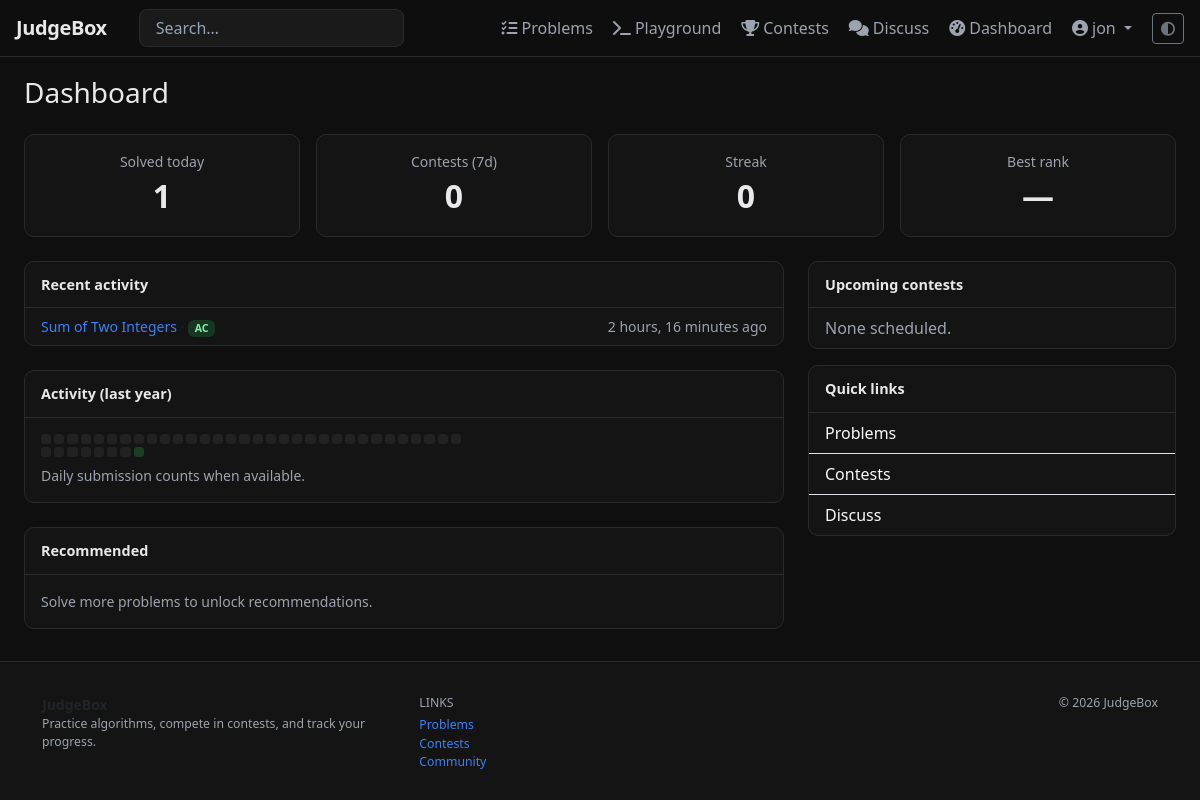
The page /accounts/dashboard/ (signed in) on the database its author committed.
### compiler/models.py (models this page shows, shortened)
class CodeSubmission(models.Model):
    user = models.ForeignKey(
        settings.AUTH_USER_MODEL,
        on_delete=models.CASCADE,
        null=True,
        blank=True,
        related_name="code_submissions",
    )
    problem = models.ForeignKey(
        "problems.Problem",
        on_delete=models.CASCADE,
        null=True,
        blank=True,
        related_name="submissions",
    )
    language = models.CharField(max_length=10, choices=LANGUAGE_CHOICES)
    code = models.TextField()
    input_data = models.TextField(blank=True, null=True)
    output_data = models.TextField(blank=True, null=True)
    passed = models.BooleanField(default=False)
    verdict = models.CharField(max_length=32, blank=True, default="")
    runtime_ms = models.IntegerField(null=True, blank=True)
    memory_kb = models.IntegerField(null=True, blank=True)
    submitted_at = models.DateTimeField(auto_now_add=True)
    class Meta:
        ordering = ["-submitted_at"]

### problems/models.py (models this page shows, shortened)
class Problem(models.Model):
    title = models.CharField(max_length=200)
    slug = models.SlugField(unique=True)  # for cleaner URLs
    statement = models.TextField()
    input_format = models.TextField()
    output_format = models.TextField()
    constraints = models.TextField()
    sample_input = models.TextField()
    sample_output = models.TextField()
    difficulty = models.CharField(
        max_length=10, choices=DIFFICULTY_CHOICES, default="medium", db_index=True
    )
    tags = models.CharField(
        max_length=500,
        blank=True,
        default="",
        help_text="Comma-separated tags",
    )
    created_at = models.DateTimeField(auto_now_add=True)
    discussion_count = models.PositiveIntegerField(default=0)
    class Meta:
        ordering = ["-created_at", "id"]

### accounts/views.py (the view)
# urls.py: path("dashboard/", dashboard_view, name="dashboard"),
@login_required
def dashboard_view(request):
    user = request.user
    today = timezone.now().date()
    week_ago = today - timedelta(days=7)
    solved_today = (
        CodeSubmission.objects.filter(user=user, passed=True, submitted_at__date=today, problem__isnull=False)
        .values("problem")
        .distinct()
        .count()
    )
    contests_week = ContestRegistration.objects.filter(user=user, registered_at__date__gte=week_ago).count()
    subs = CodeSubmission.objects.filter(user=user, problem__isnull=False).order_by("-submitted_at")[:15]
    solved_recent = CodeSubmission.objects.filter(user=user, passed=True).order_by("-submitted_at")[:8]
    heatmap = {}
    for row in (
        CodeSubmission.objects.filter(user=user, submitted_at__gte=today - timedelta(days=365))
        .annotate(d=TruncDate("submitted_at"))
        .values("d")
        .annotate(c=Count("id"))
    ):
        if row["d"]:
            heatmap[row["d"].isoformat()] = row["c"]
    heatmap_cells = []
    for i in range(40):
        d = today - timedelta(days=39 - i)
        heatmap_cells.append(min(4, heatmap.get(d.isoformat(), 0)))
    recommended = []
    try:
        from problems.models import Problem
        from problems.stats import annotate_problems_for_user
        pool = Problem.objects.exclude(
            id__in=CodeSubmission.objects.filter(user=user, passed=True).values_list("problem_id", flat=True)
        )[:12]
        recommended = annotate_problems_for_user(pool, user)[:6]
    except Exception:
        pass
    now = timezone.now()
    upcoming = Contest.objects.filter(start_time__gt=now).order_by("start_time")[:5]
    return render(
        request,
        "dashboard.html",
        {
            "solved_today": solved_today,
            "contests_week": contests_week,
            "streak": 0,
            "best_rank": "—",
            "recent_submissions": subs,
            "recent_solved": solved_recent,
            "heatmap": heatmap,
            "heatmap_cells": heatmap_cells,
            "recommended": recommended,
            "upcoming_contests": upcoming,
        },
    )

### problems/stats.py (called while the page is built, shortened)
def annotate_problems_for_user(queryset, user):
    problems = list(queryset)
    pids = [p.id for p in problems]
    if not pids:
        return problems

### templates/dashboard.html (shortened to what this page needs)
{% extends "base.html" %}
{% load static %}
{% block content %}
<h1 class="h3 mb-4">Dashboard</h1>
<div class="row g-3 mb-4">
  <div class="col-6 col-md-3">
    <div class="oj-card p-3 text-center h-100">
      <div class="small text-muted">Solved today</div>
      <div class="fs-2 fw-bold">{{ solved_today }}</div>
    </div>
  </div>
  <div class="col-6 col-md-3">
    <div class="oj-card p-3 text-center h-100">
      <div class="small text-muted">Contests (7d)</div>
      <div class="fs-2 fw-bold">{{ contests_week }}</div>
    </div>
  </div>
  <div class="col-6 col-md-3">
    <div class="oj-card p-3 text-center h-100">
      <div class="small text-muted">Streak</div>
      <div class="fs-2 fw-bold">{{ streak }}</div>
    </div>
  </div>
  <div class="col-6 col-md-3">
    <div class="oj-card p-3 text-center h-100">
      <div class="small text-muted">Best rank</div>
      <div class="fs-2 fw-bold">{{ best_rank }}</div>
    </div>
  </div>
</div>
<div class="row g-4">
  <div class="col-lg-8">
    <div class="oj-card mb-4">
      <div class="oj-card-header">Recent activity</div>
      <ul class="list-group list-group-flush">
        {% for s in recent_submissions %}
        <li class="list-group-item bg-transparent border-secondary small d-flex justify-content-between">
          <span>
            {% if s.problem %}<a href="{% url 'problem_detail' s.problem_id %}">{{ s.problem.title }}</a>{% else %}Playground{% endif %}
            · <span class="badge verdict-{% if s.verdict == 'AC' %}ac{% else %}wa{% endif %}">{{ s.verdict|default:"—" }}</span>
          </span>
          <span class="text-muted">{{ s.submitted_at|timesince }} ago</span>
        </li>
        {% empty %}
        <li class="list-group-item bg-transparent text-muted">No submissions yet.</li>
        {% endfor %}
      </ul>
    </div>
    <div class="oj-card mb-4">
      <div class="oj-card-header">Activity (last year)</div>
      <div class="p-3">
        <div class="heatmap-grid" style="max-width:420px;">
          {% for c in heatmap_cells %}
          <div class="heatmap-cell {% if c > 3 %}l4{% elif c > 2 %}l3{% elif c > 1 %}l2{% elif c > 0 %}l1{% endif %}" title="{{ c }} submissions"></div>
          {% endfor %}
        </div>
        <p class="small text-muted mb-0 mt-2">Daily submission counts when available.</p>
      </div>
    </div>
    <div class="oj-card">
      <div class="oj-card-header">Recommended</div>
      <div class="p-3">
        <div class="problem-grid">
          {% for p in recommended %}
          <article class="oj-card p-3">
            <a class="fw-semibold" href="{% url 'problem_detail' p.id %}">{{ p.title }}</a>
            <div class="mt-1"><span class="badge {% if p.difficulty == 'easy' %}badge-diff-easy{% elif p.difficulty == 'hard' %}badge-diff-hard{% else %}badge-diff-medium{% endif %}">{{ p.get_difficulty_display }}</span></div>
          </article>
          {% empty %}
          <p class="text-muted small mb-0">Solve more problems to unlock recommendations.</p>
          {% endfor %}
        </div>
      </div>
    </div>
  </div>
  <div class="col-lg-4">
    <div class="oj-card mb-3">
      <div class="oj-card-header">Upcoming contests</div>
      <ul class="list-group list-group-flush">
        {% for c in upcoming_contests %}
        <li class="list-group-item bg-transparent border-secondary">
          <a href="{% url 'contest_detail' c.id %}">{{ c.title }}</a>
          <div class="small text-muted">{{ c.start_time }}</div>
        </li>
        {% empty %}
        <li class="list-group-item bg-transparent text-muted">None scheduled.</li>
        {% endfor %}
      </ul>
    </div>
    <div class="oj-card">
      <div class="oj-card-header">Quick links</div>
      <div class="list-group list-group-flush">
        <a class="list-group-item list-group-item-action bg-transparent text-light" href="{% url 'problem_list' %}">Problems</a>
        <a class="list-group-item list-group-item-action bg-transparent text-light" href="{% url 'contest_list' %}">Contests</a>
        <a class="list-group-item list-group-item-action bg-transparent text-light" href="{% url 'community' %}">Discuss</a>
      </div>
    </div>
  </div>
</div>
{% endblock %}

### templates/base.html (shortened to what this page needs)
{% load static %}
<!DOCTYPE html>
<html lang="en" data-theme="dark">
<head>
  <link href="https://cdn.jsdelivr.net/npm/bootstrap@5.3.3/dist/css/bootstrap.min.css" rel="stylesheet">
  <link rel="stylesheet" href="https://cdnjs.cloudflare.com/ajax/libs/font-awesome/6.5.2/css/all.min.css">
  <link rel="stylesheet" href="{% static 'css/main.css' %}">
</head>
<body class="d-flex flex-column min-vh-100">
  <nav class="navbar navbar-expand-lg navbar-dark oj-navbar fixed-top" aria-label="Primary">
    <div class="container-fluid px-3">
      <a class="navbar-brand oj-brand" href="{% url 'home' %}">JudgeBox</a>
      <div class="collapse navbar-collapse" id="ojNav">
        <form class="d-flex ms-lg-3 my-2 my-lg-0" role="search" action="{% url 'search' %}" method="get">
          <input id="global-search" class="form-control oj-search-input" type="search" name="q" placeholder="Search…" aria-label="Search" value="{{ request.GET.q|default:'' }}">
        </form>
        <ul class="navbar-nav ms-auto align-items-lg-center gap-lg-1">
          <li class="nav-item"><a class="nav-link" href="{% url 'problem_list' %}"><i class="fa-solid fa-list-check me-1" aria-hidden="true"></i>Problems</a></li>
          <li class="nav-item"><a class="nav-link" href="{% url 'compiler_playground' %}"><i class="fa-solid fa-terminal me-1" aria-hidden="true"></i>Playground</a></li>
          <li class="nav-item"><a class="nav-link" href="{% url 'contest_list' %}"><i class="fa-solid fa-trophy me-1" aria-hidden="true"></i>Contests</a></li>
          <li class="nav-item"><a class="nav-link" href="{% url 'community_list' %}"><i class="fa-solid fa-comments me-1" aria-hidden="true"></i>Discuss</a></li>
          {% if user.is_authenticated %}
          <li class="nav-item"><a class="nav-link" href="{% url 'dashboard' %}"><i class="fa-solid fa-gauge-high me-1" aria-hidden="true"></i>Dashboard</a></li>
          <li class="nav-item dropdown">
            <a class="nav-link dropdown-toggle" href="#" id="userMenu" role="button" data-bs-toggle="dropdown" aria-expanded="false" aria-label="User menu">
              <i class="fa-solid fa-circle-user me-1" aria-hidden="true"></i>{{ user.username }}
            </a>
          </li>
          {% else %}
          <li class="nav-item"><a class="nav-link" href="{% url 'login' %}">Log in</a></li>
          <li class="nav-item"><a class="btn btn-oj-primary btn-sm ms-lg-2" href="{% url 'signup' %}">Sign up</a></li>
          {% endif %}
          <li class="nav-item">
            <button type="button" class="btn btn-outline-secondary btn-sm ms-lg-2" data-theme-toggle title="Toggle theme" aria-label="Toggle light or dark theme">
              <i class="fa-solid fa-circle-half-stroke" aria-hidden="true"></i>
            </button>
          </li>
        </ul>
      </div>
    </div>
  </nav>
  <main class="oj-main container-fluid px-3 px-md-4">
    {% block content %}{% endblock %}
  </main>
  <footer class="oj-footer mt-auto">
    <div class="container">
      <div class="row g-3">
        <div class="col-md-4">
          <strong class="text-body">JudgeBox</strong>
          <p class="mb-0 small">Practice algorithms, compete in contests, and track your progress.</p>
        </div>
        <div class="col-md-4">
          <div class="small text-uppercase text-muted mb-1">Links</div>
          <ul class="list-unstyled small mb-0">
            <li><a href="{% url 'problem_list' %}">Problems</a></li>
            <li><a href="{% url 'contest_list' %}">Contests</a></li>
            <li><a href="{% url 'community' %}">Community</a></li>
          </ul>
        </div>
        <div class="col-md-4 text-md-end small">
          <span>&copy; {% now "Y" %} JudgeBox</span>
        </div>
      </div>
    </div>
  </footer>
</body>
</html>

### static/css/main.css (style rules this page uses)
:root { --bg-root: #0f0f0f; --bg-surface: #141414; --bg-elevated: #1a1a1a; --bg-hover: #222; --border: #2a2a2a; --text: #e8e8ea; --text-muted: #9ca3af; --text-faint: #a1a1aa; --accent: #3b82f6; --accent-2: #8b5cf6; --success: #22c55e; --warning: #eab308; --danger: #ef4444; --radius: 10px; --font: "Segoe UI", system-ui, -apple-system, sans-serif; --transition: 0.18s ease; --input-bg: var(--bg-elevated); --input-border: var(--border); --input-text: var(--text); --input-placeholder: #94a3b8; }
*, *::before, *::after { box-sizing: border-box; }
body { font-family: var(--font); background: var(--bg-root); color: var(--text); min-height: 100vh; display: flex; flex-direction: column; }
.text-muted { color: var(--text-muted) !important; }
a { color: var(--accent); text-decoration: none; transition: color var(--transition); }
.oj-main { flex: 1; padding-top: 76px; padding-bottom: 2rem; }
.oj-navbar { background: rgba(15, 15, 15, 0.92); backdrop-filter: blur(10px); border-bottom: 1px solid var(--border); z-index: 1030; }
.oj-navbar .nav-link { color: var(--text-muted) !important; padding: 0.5rem 0.75rem; border-radius: 8px; transition: background var(--transition), color var(--transition); }
.oj-brand { font-weight: 700; letter-spacing: -0.02em; color: var(--text) !important; }
.oj-search-input { background: var(--bg-elevated); border: 1px solid var(--border); color: var(--input-text); border-radius: 999px; padding: 0.4rem 1rem; min-width: 160px; max-width: 280px; transition: border-color var(--transition), box-shadow var(--transition); }
.oj-search-input::placeholder { color: var(--input-placeholder) !important; opacity: 1 !important; }
.oj-card { background: var(--bg-surface); border: 1px solid var(--border); border-radius: var(--radius); transition: border-color var(--transition), transform var(--transition), box-shadow var(--transition); }
.oj-card-header { padding: 0.75rem 1rem; border-bottom: 1px solid var(--border); font-weight: 600; font-size: 0.9rem; }
.verdict-ac { background: rgba(34, 197, 94, 0.2); color: #86efac; }
.form-control, .form-select { background: var(--input-bg); border: 1px solid var(--input-border); color: var(--input-text); border-radius: 8px; }
.form-control::placeholder, .form-select::placeholder { color: var(--input-placeholder) !important; opacity: 1 !important; }
.oj-footer { border-top: 1px solid var(--border); padding: 2rem 0; margin-top: auto; background: var(--bg-surface); color: var(--text-muted); font-size: 0.875rem; }
.problem-grid { display: grid; grid-template-columns: repeat(auto-fill, minmax(300px, 1fr)); gap: 1rem; }
.heatmap-grid { display: grid; grid-template-columns: repeat(auto-fit, minmax(10px, 1fr)); gap: 3px; max-width: 100%; }
.heatmap-cell { aspect-ratio: 1; border-radius: 3px; background: var(--bg-hover); min-width: 10px; min-height: 10px; }
.heatmap-cell.l1 { background: rgba(34, 197, 94, 0.25); }

### rows shown on the page
CodeSubmission: problem "Sum of Two Integers", verdict "AC", submitted_at "2 hours, 16 minutes"

### other values the page prints
{{ user.username }} "jon"
{{ solved_today }} "1"
{{ contests_week }} "0"
{{ streak }} "0"
{{ best_rank }} "—"
